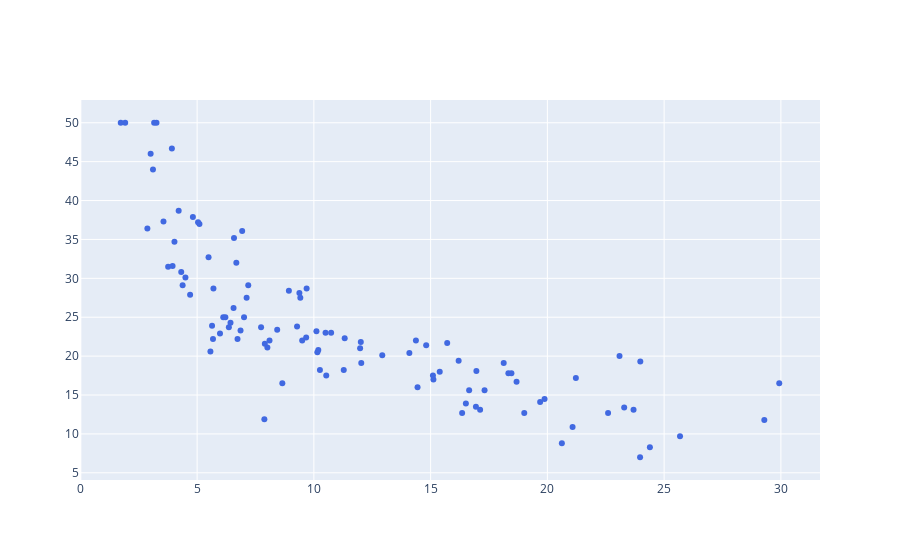

This figure's notebook cell:
### Markdown cell above
**Adding scatterplot of observed data**
- `with fig do add_scatter using` a list containing
    - freestyle `x=` then `with np do ravel using lstat`  (see image below for this freestyle)
    - freestyle `y=` then `with np do ravel using` a list containing
        - `in list splits get # 4` 
    - freestyle `mode="markers"`
    - freestyle `name="observed"`
    - freestyle `line=dict(color='royalblue')`
        
![image.png](attachment:image.png)

### Code cell
fig.add_scatter(x= (np.ravel(lstat)), y= (np.ravel(splits[3])), mode="markers", name="observed", line=dict(color='royalblue'))

#<xml xmlns="https://developers.google.com/blockly/xml"><variables><variable id="@U5l^JIp,}.H=ECCW?@g">fig</variable><variable id="Zhzp)s*VL?V@ES3(j:*b">np</variable><variable id="rVUZld`HfW,n/PC{X!9-">lstat</variable><variable id="_ut$e0PL4OMi4o1MXTpw">splits</variable></variables><block type="varDoMethod_Python" id="qZ|Z9.ijg3CRAUbY+PrR" x="8" y="159"><field name="VAR" id="@U5l^JIp,}.H=ECCW?@g">fig</field><field name="MEMBER">add_scatter</field><data>fig:add_scatter</data><value name="INPUT"><block type="lists_create_with" id="9V^E?ADZgip/oSvw)bOB"><mutation items="5"></mutation><value name="ADD0"><block type="valueOutputCodeBlock_Python" id="RTv-p{TaUq@4_58RZB%1"><field name="CODE">x=</field><value name="INPUT"><block type="varDoMethod_Python" id="j8@mjp~f?I7StnE+y$s,"><field name="VAR" id="Zhzp)s*VL?V@ES3(j:*b">np</field><field name="MEMBER">ravel</field><data>np:ravel</data><value name="INPUT"><block type="variables_get" id="AMp#2-apaCBpWlKv]`Ce"><field name="VAR" id="rVUZld`HfW,n/PC{X!9-">lstat</field></block></value></block></value></block></value><value name="ADD1"><block type="valueOutputCodeBlock_Python" id="agyiU0@xgh8VMC=hx.gY"><field name="CODE">y=</field><value name="INPUT"><block type="varDoMethod_Python" id="iKrKee;JuM8Vwq`^}m3A"><field name="VAR" id="Zhzp)s*VL?V@ES3(j:*b">np</field><field name="MEMBER">ravel</field><data>np:ravel</data><value name="INPUT"><block type="lists_create_with" id="rY,yP@FZAYWucAR(exwa"><mutation items="1"></mutation><value name="ADD0"><block type="lists_getIndex" id=")EgFJH/WE}~Z=UZXlm{M"><mutation statement="false" at="true"></mutation><field name="MODE">GET</field><field name="WHERE">FROM_START</field><value name="VALUE"><block type="variables_get" id="?BL*os/nYs9.ODN!G/Ri"><field name="VAR" id="_ut$e0PL4OMi4o1MXTpw">splits</field></block></value><value name="AT"><block type="math_number" id="-H.`~{I{y`PmcIPv%E}v"><field name="NUM">4</field></block></value></block></value></block></value></block></value></block></value><value name="ADD2"><block type="dummyOutputCodeBlock_Python" id="d2`of@jGbPV@.JFQeFdr"><field name="CODE">mode="markers"</field></block></value><value name="ADD3"><block type="dummyOutputCodeBlock_Python" id=":jlV[+9%@+Wr2HMhzd^z"><field name="CODE">name="observed"</field></block></value><value name="ADD4"><block type="dummyOutputCodeBlock_Python" id="wi|So(Dc8k#fv}G~sp0m"><field name="CODE">line=dict(color='royalblue')</field></block></value></block></value></block></xml>

### Figure 1 — Plotly figure (JSON) as saved in the notebook; plotly's stock layout.template omitted (floating-point values rounded to 4 significant figures)
{"data": [{"line": {"color": "royalblue"}, "mode": "markers", "name": "observed", "type": "scatter", "x": [5.68, 12.93, 7.19, 6.93, 17.12, 29.29, 9.67, 10.74, 11.98, 9.42, 23.09, 14.81, 15.71, 14.37, 2.87, 3.56, 23.97, 12.01, 5.57, 1.92, 3.92, 4.32, 15.12, 6.43, 21.08, 9.38, 5.49, 5.7, 15.1, 23.29, 4.38, 9.5, 4.5, 18.33, 6.56, 6.73, 10.15, 3.76, 16.2, 1.73, 14.09, 6.36, 29.93, 7.74, 25.68, 6.86, 24.39, 8.01, 22.6, 19.01, 8.65, 23.69, 16.65, 3.01, 7.9, 7.88, 8.93, 8.43, 23.98, 5.1, 12.03, 11.32, 16.96, 19.69, 5.04, 16.35, 6.58, 3.26, 8.1, 5.64, 19.88, 11.28, 10.11, 16.94, 16.51, 4.7, 7.01, 4.03, 18.46, 6.12, 9.69, 18.13, 21.22, 10.5, 6.21, 6.68, 4.82, 10.26, 15.39, 3.16, 17.31, 14.44, 18.68, 9.28, 10.19, 5.98, 4.21, 3.95, 7.12, 3.11, 20.62, 10.53], "y": [22.2, 20.1, 29.1, 36.1, 13.1, 11.8, 22.4, 23, 21, 27.5, 20, 21.4, 21.7, 22, 36.4, 37.3, 7, 21.8, 20.6, 50, 46.7, 30.8, 17, 24.3, 10.9, 28.1, 32.7, 28.7, 17.5, 13.4, 29.1, 22, 30.1, 17.8, 26.2, 22.2, 20.5, 31.5, 19.4, 50, 20.4, 23.7, 16.5, 23.7, 9.7, 23.3, 8.3, 21.1, 12.7, 12.7, 16.5, 13.1, 15.6, 46, 21.6, 11.9, 28.4, 23.4, 19.3, 37, 19.1, 22.3, 18.1, 14.1, 37.2, 12.7, 35.2, 50, 22, 23.9, 14.5, 18.2, 23.2, 13.5, 13.9, 27.9, 25, 34.7, 17.8, 25, 28.7, 19.1, 17.2, 23, 25, 32, 37.9, 18.2, 18, 50, 15.6, 16, 16.7, 23.8, 20.8, 22.9, 38.7, 31.6, 27.5, 44, 8.8, 17.5]}], "layout": {"autosize": true, "xaxis": {"autorange": true, "range": [-0.04302, 31.7], "type": "linear"}, "yaxis": {"autorange": true, "range": [3.85, 53.15], "type": "linear"}}}
